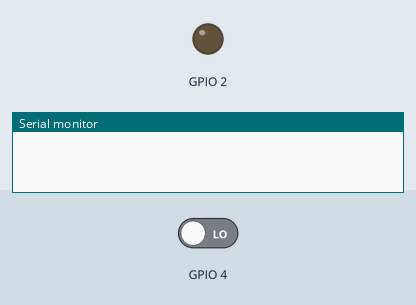
This sketch was run on a simulated ESP32. Parts: output pins drawn as LEDs (lit = HIGH), the last lines printed to the serial monitor. The test bench sets the inputs (shaded band); at power-on: GPIO 4 LOW.

Above: at 1.2 s.
1.3 s: GPIO 4 driven HIGH
At 2.1 s:
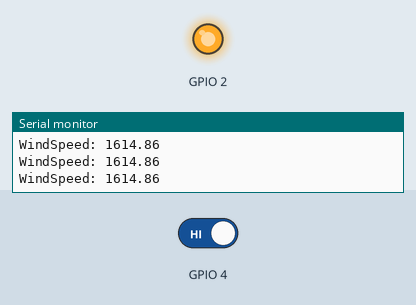
2.8 s: GPIO 4 driven LOW
At 3.5 s:
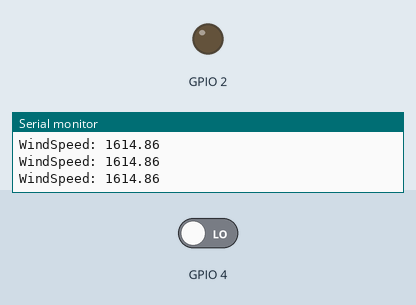
Timing chart, 0 to 5.8 s (numbered marks = the images above; inputs shaded):
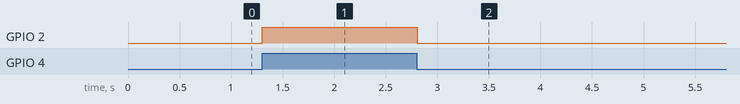

The sketch:

testt1.ino
```cpp
int sensorValue = 0;
float currentTime,previousTime,exactTime;
float RadiusOfTheWheel = 1.5;

void WindSpeed();
void WindDirection();

void setup()
{
  pinMode(34,INPUT);
  pinMode(4,INPUT);
  pinMode(2,OUTPUT);
  Serial.begin(9600);
}

void loop()
{
  if(digitalRead(4)== HIGH)
  {
   WindSpeed();
   //WindDirection();
   digitalWrite(2,HIGH);
  }
  else
  {
   //WindDirection();
   digitalWrite(2,LOW);
  }
}
```

function_call.ino
```cpp
void WindDirection()
{
  sensorValue = analogRead(34);
  if(sensorValue > 0 && sensorValue < 793)
  {
    Serial.println("EAST TO SOUTH");
  }
  else if(sensorValue >= 793 && sensorValue < 3575)
  {
    Serial.println("SOUTH TO WEST");
  }
  else if(sensorValue >= 3575 && sensorValue < 4095)
  {
    Serial.println("WEST TO NORTH");
  }
  else
  {
    Serial.println("NORTH TO EAST");
  }
}

void WindSpeed()
{
    currentTime =  millis();
    exactTime = currentTime - previousTime;  // MilliSeconds
    float RotationPerSec = (1000.00 / exactTime) ;
    float KMPH = ( RotationPerSec * RadiusOfTheWheel * 22.608 );
    Serial.print("WindSpeed: ");
    Serial.println(KMPH);
    previousTime = currentTime;
}
```

Measured:
- after the input at 1.3 s, GPIO 2: LOW → HIGH at once
- after the input at 2.8 s, GPIO 2: HIGH → LOW at once
